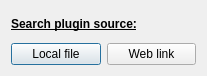
<?xml version="1.0" encoding="UTF-8"?>
<ui version="4.0">
    <class>PluginSourceDialog</class>
    <widget class="QDialog" name="PluginSourceDialog">
        <property name="geometry">
            <rect>
                <x>0</x>
                <y>0</y>
                <width>207</width>
                <height>76</height>
            </rect>
        </property>
        <property name="windowTitle">
            <string>Plugin source</string>
        </property>
        <layout class="QVBoxLayout" name="pluginSourceLayout">
            <item>
                <widget class="QLabel" name="source_lbl">
                    <property name="font">
                        <font>
                            <weight>75</weight>
                            <bold>true</bold>
                            <underline>true</underline>
                        </font>
                    </property>
                    <property name="text">
                        <string>Search plugin source:</string>
                    </property>
                </widget>
            </item>
            <item>
                <layout class="QHBoxLayout" name="layout1">
                    <item>
                        <widget class="QPushButton" name="localButton">
                            <property name="text">
                                <string>Local file</string>
                            </property>
                        </widget>
                    </item>
                    <item>
                        <widget class="QPushButton" name="urlButton">
                            <property name="text">
                                <string>Web link</string>
                            </property>
                        </widget>
                    </item>
                </layout>
            </item>
        </layout>
    </widget>
    <resources/>
    <connections/>
</ui>
